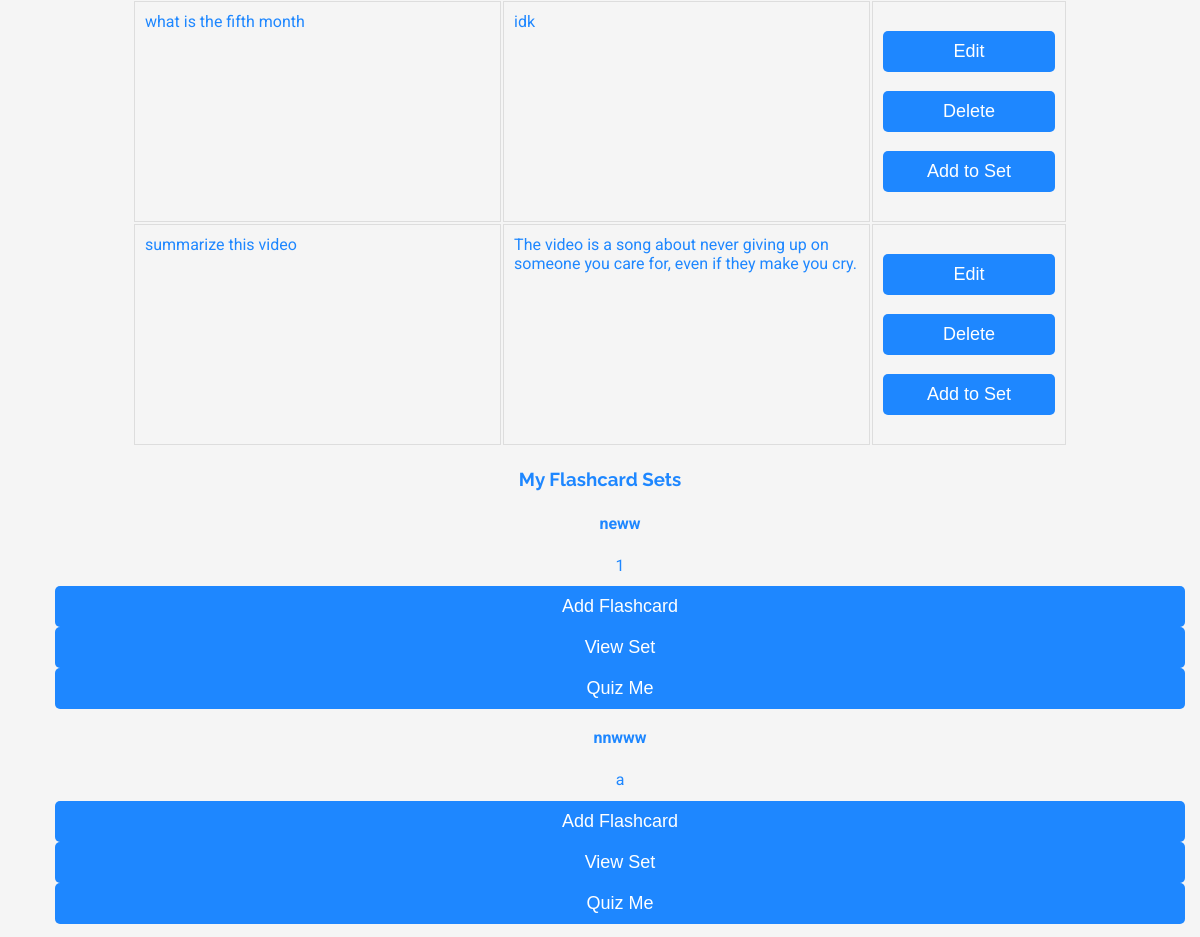
The app's page /profile (signed in, middle part), older data.
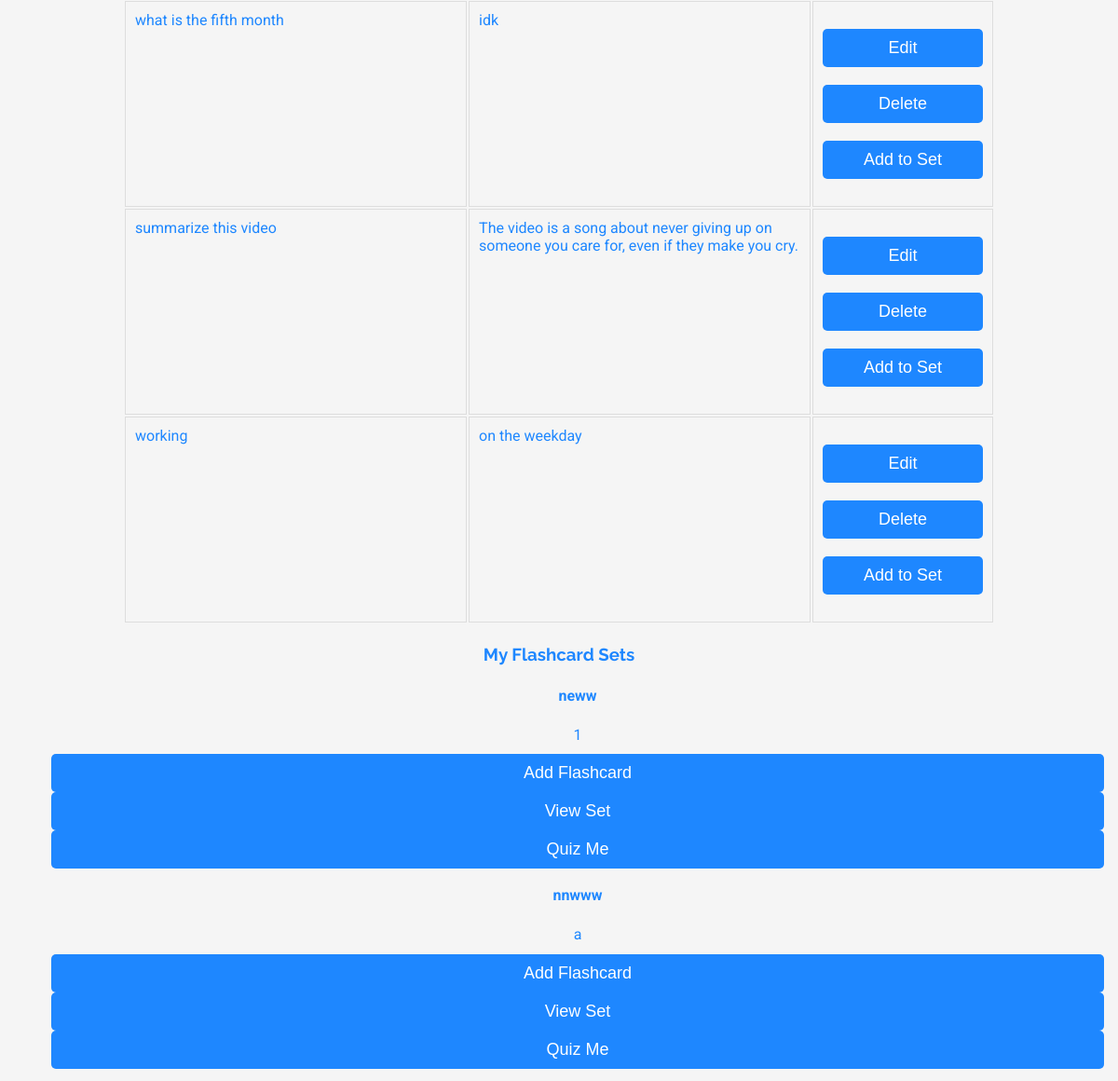
The same page, newer data.
### models.py (models this page shows, shortened)
class Flashcard(db.Model):
    id = db.Column(db.Integer, primary_key=True)
    question = db.Column(db.String(200), nullable=False)
    answer = db.Column(db.String(200), nullable=False)
    user_id = db.Column(db.Integer, db.ForeignKey('user.id'), nullable=False)
    flashcard_set_id = db.Column(db.Integer, db.ForeignKey('flashcard_set.id', name='fk_flashcard_set_id'), nullable=True)  # Added ForeignKey with name

class FlashcardSet(db.Model):
    id = db.Column(db.Integer, primary_key=True)
    title = db.Column(db.String(100), nullable=False)
    description = db.Column(db.String(200))
    user_id = db.Column(db.Integer, db.ForeignKey('user.id'), nullable=False)
    flashcards = db.relationship('Flashcard', backref='flashcard_set', lazy=True)  # Added relationship
    correct_count = db.Column(db.Integer, default=0)  # Add this line
    incorrect_count = db.Column(db.Integer, default=0)  # Add this line
    flashcards = db.relationship('Flashcard', backref='flashcard_set', lazy=True)
    public = db.Column(db.Boolean, default=True)

### app.py (the view)
@app.route('/profile')
@login_required
def profile():
    flashcards = Flashcard.query.filter_by(user_id=current_user.id).all()
    flashcard_sets = FlashcardSet.query.filter_by(user_id=current_user.id).all()
    return render_template('profile.html', title='Profile', flashcards=flashcards,flashcard_sets=flashcard_sets, search_form=SearchSetsForm())

### forms.py
class SearchSetsForm(FlaskForm):
    search_query = StringField('Search Query', validators=[DataRequired()])
    submit = SubmitField('Search')

### app.py (called while the page is built)
@login_manager.user_loader
def load_user(user_id):
    return User.query.get(int(user_id))

### Templates/profile.html (shortened to what this page needs)
{% extends "index.html" %}
{% block content %}
  <table class="flashcards-table">
    {% for flashcard in flashcards %}
      <tr>
        <td>{{ flashcard.question }}</td>
        <td>{{ flashcard.answer }}</td>
        <td class="actions">
          <form method="GET" action="{{ url_for('edit_flashcard', flashcard_id=flashcard.id) }}" style="display: inline;">
            <input type="submit" value="Edit" class="btn btn-sm btn-outline-info">
          </form>
          <form method="POST" action="{{ url_for('delete_flashcard', flashcard_id=flashcard.id) }}" style="display: inline;">
            <input type="submit" value="Delete" class="btn btn-sm btn-outline-danger" onclick="return confirm('Are you sure you want to delete this flashcard?');">
          </form>
          <form method="GET" action="{{ url_for('select_set', flashcard_id=flashcard.id) }}" style="display: inline;">
            <input type="submit" value="Add to Set" class="btn btn-sm btn-outline-primary">
          </form>
        </td>
      </tr>
    {% endfor %}
  </table>
  {% if flashcard_sets %}
    <h3 class="section-title">My Flashcard Sets</h3>
    <ul>
        {% for flashcard_set in flashcard_sets %}
        <div class="flashcard-set">
          <p class="set-title"><strong>{{ flashcard_set.title }}</strong></p>
          <p class="set-description">{{ flashcard_set.description }}</p>
                <form method="GET" action="{{ url_for('new_flashcard', set_id=flashcard_set.id) }}" style="display: inline;" class="bottom-buttons no-style-form">
                  <input type="submit" value="Add Flashcard" class="btn btn-sm btn-outline-info">
                </form>
                <form method="GET" action="{{ url_for('flashcard_set', set_id=flashcard_set.id) }}" style="display: inline;" class="bottom-buttons no-style-form">
                  <input type="submit" value="View Set" class="btn btn-sm btn-outline-primary">
                </form>
                <form method="GET" action="{{ url_for('quiz_settings', set_id=flashcard_set.id) }}" style="display: inline;" class="bottom-buttons no-style-form">
                  <input type="submit" value="Quiz Me" class="btn btn-sm btn-outline-success">
                </form>
              </div>
        {% endfor %}
    </ul>
  {% else %}
    <p>No flashcard sets found.</p>
  {% endif %}
{% endblock %}

Row changes from the older to the newer data that the page shows:
added Flashcard: question "working", answer "on the weekday"
